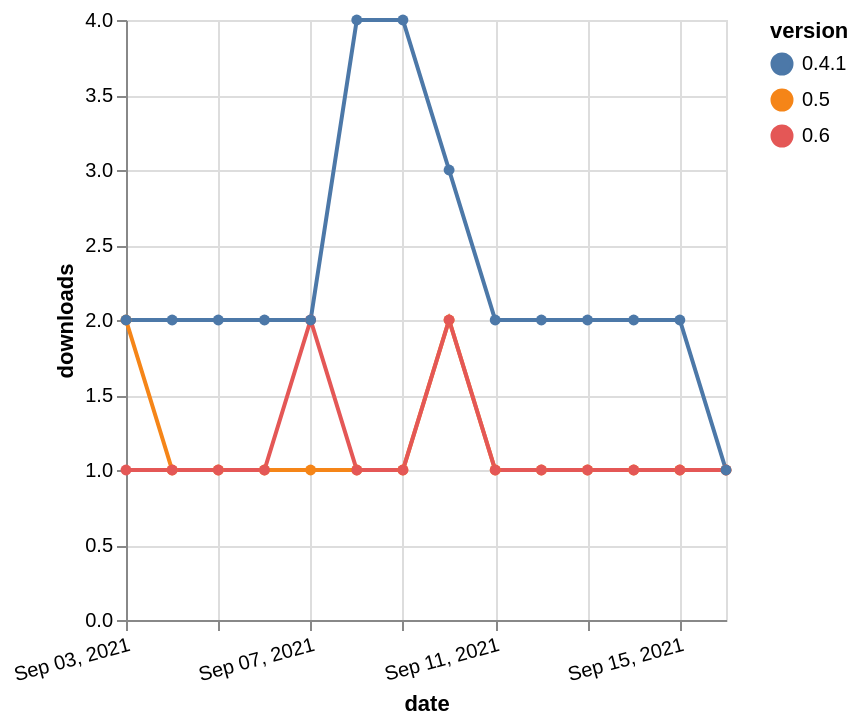

Vega-Lite specification stored for this chart:
### Vega-Lite specification from a JSON file in a GitHub repository (floating-point values rounded to 4 significant figures)
{"$schema": "https://vega.github.io/schema/vega-lite/v5.json", "description": "A simple bar chart with embedded data.", "data": {"values": [{"date": "2021-09-03", "total": 208, "delta": 2, "version": "0.5"}, {"date": "2021-09-04", "total": 209, "delta": 1, "version": "0.5"}, {"date": "2021-09-05", "total": 210, "delta": 1, "version": "0.5"}, {"date": "2021-09-06", "total": 211, "delta": 1, "version": "0.5"}, {"date": "2021-09-07", "total": 212, "delta": 1, "version": "0.5"}, {"date": "2021-09-08", "total": 213, "delta": 1, "version": "0.5"}, {"date": "2021-09-09", "total": 214, "delta": 1, "version": "0.5"}, {"date": "2021-09-10", "total": 216, "delta": 2, "version": "0.5"}, {"date": "2021-09-11", "total": 217, "delta": 1, "version": "0.5"}, {"date": "2021-09-12", "total": 218, "delta": 1, "version": "0.5"}, {"date": "2021-09-13", "total": 219, "delta": 1, "version": "0.5"}, {"date": "2021-09-14", "total": 220, "delta": 1, "version": "0.5"}, {"date": "2021-09-15", "total": 221, "delta": 1, "version": "0.5"}, {"date": "2021-09-16", "total": 222, "delta": 1, "version": "0.5"}, {"date": "2021-09-03", "total": 147, "delta": 1, "version": "0.6"}, {"date": "2021-09-04", "total": 148, "delta": 1, "version": "0.6"}, {"date": "2021-09-05", "total": 149, "delta": 1, "version": "0.6"}, {"date": "2021-09-06", "total": 150, "delta": 1, "version": "0.6"}, {"date": "2021-09-07", "total": 152, "delta": 2, "version": "0.6"}, {"date": "2021-09-08", "total": 153, "delta": 1, "version": "0.6"}, {"date": "2021-09-09", "total": 154, "delta": 1, "version": "0.6"}, {"date": "2021-09-10", "total": 156, "delta": 2, "version": "0.6"}, {"date": "2021-09-11", "total": 157, "delta": 1, "version": "0.6"}, {"date": "2021-09-12", "total": 158, "delta": 1, "version": "0.6"}, {"date": "2021-09-13", "total": 159, "delta": 1, "version": "0.6"}, {"date": "2021-09-14", "total": 160, "delta": 1, "version": "0.6"}, {"date": "2021-09-15", "total": 161, "delta": 1, "version": "0.6"}, {"date": "2021-09-16", "total": 162, "delta": 1, "version": "0.6"}, {"date": "2021-09-03", "total": 2393, "delta": 2, "version": "0.4.1"}, {"date": "2021-09-04", "total": 2395, "delta": 2, "version": "0.4.1"}, {"date": "2021-09-05", "total": 2397, "delta": 2, "version": "0.4.1"}, {"date": "2021-09-06", "total": 2399, "delta": 2, "version": "0.4.1"}, {"date": "2021-09-07", "total": 2401, "delta": 2, "version": "0.4.1"}, {"date": "2021-09-08", "total": 2405, "delta": 4, "version": "0.4.1"}, {"date": "2021-09-09", "total": 2409, "delta": 4, "version": "0.4.1"}, {"date": "2021-09-10", "total": 2412, "delta": 3, "version": "0.4.1"}, {"date": "2021-09-11", "total": 2414, "delta": 2, "version": "0.4.1"}, {"date": "2021-09-12", "total": 2416, "delta": 2, "version": "0.4.1"}, {"date": "2021-09-13", "total": 2418, "delta": 2, "version": "0.4.1"}, {"date": "2021-09-14", "total": 2420, "delta": 2, "version": "0.4.1"}, {"date": "2021-09-15", "total": 2422, "delta": 2, "version": "0.4.1"}, {"date": "2021-09-16", "total": 2423, "delta": 1, "version": "0.4.1"}]}, "width": "container", "mark": {"type": "line", "point": {"filled": true}}, "encoding": {"x": {"field": "date", "type": "temporal", "timeUnit": "yearmonthdate", "title": "date", "axis": {"labelAngle": -15}}, "y": {"field": "delta", "type": "quantitative", "title": "downloads"}, "color": {"field": "version", "type": "nominal"}, "tooltip": {"field": "delta"}}}
